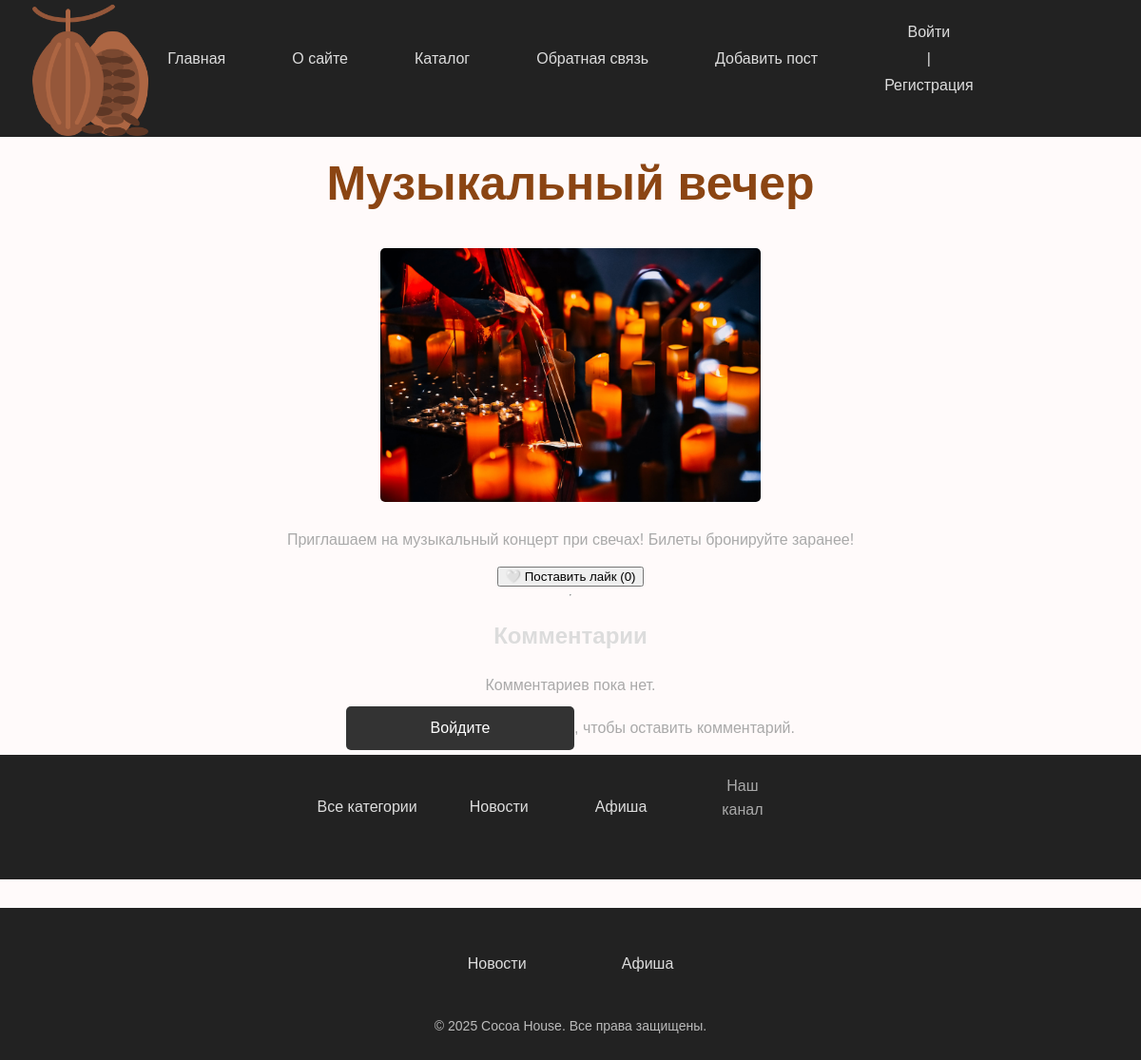
/post/muzykalny-vecher/, run on an earlier commit of the app's database.
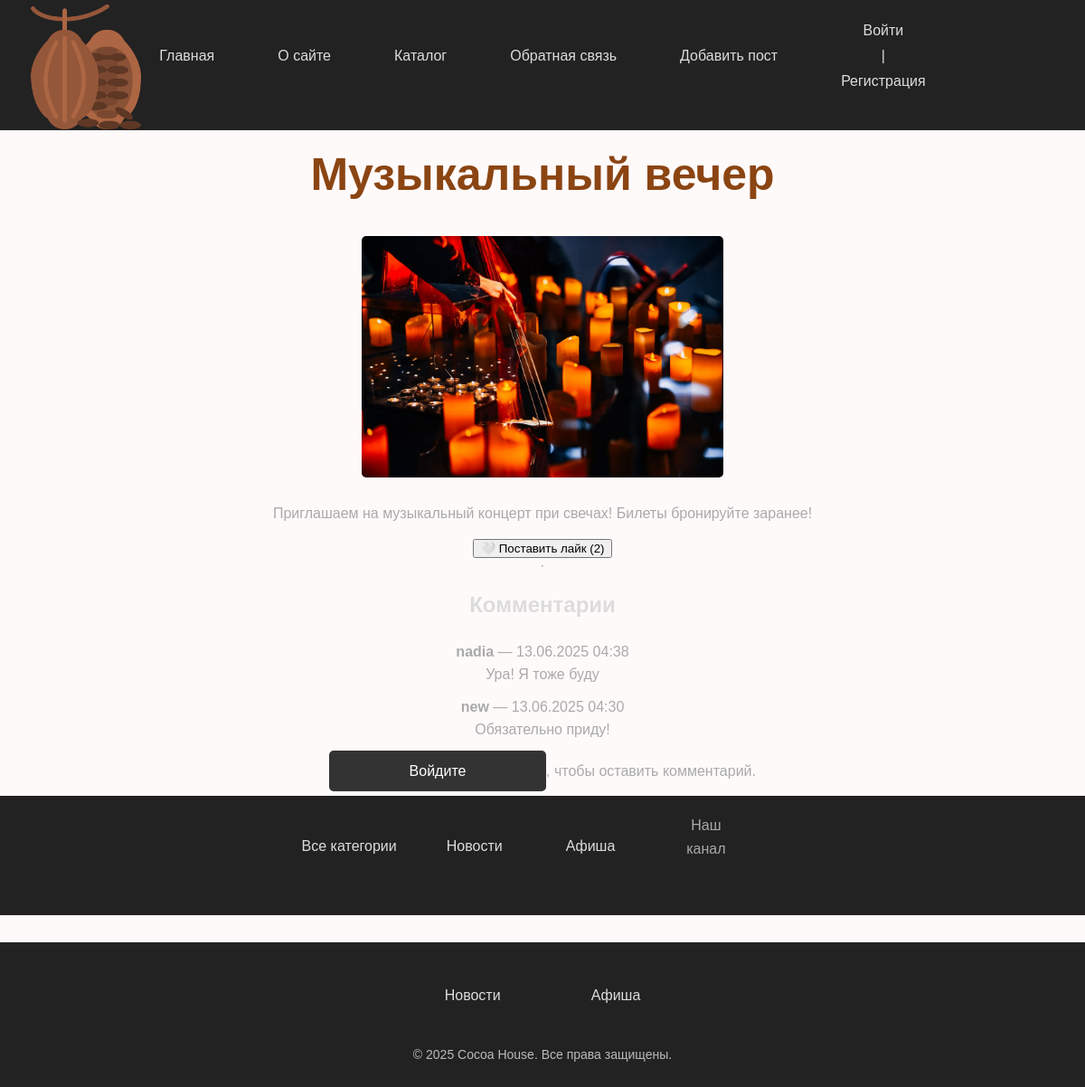
And on a later commit of the database.
### cocoa/models.py (models this page shows, shortened)
class Post(models.Model):
 tags = models.ManyToManyField('TagPost', blank=True,related_name='tags')
 class Status(models.IntegerChoices):
  DRAFT = 0, 'Черновик'
  PUBLISHED = 1, 'Опубликовано'
 title = models.CharField(max_length=255,verbose_name="Заголовок")
 slug = models.SlugField(max_length=255, db_index=True, unique=True)
 content = models.TextField(blank=True, verbose_name="Текст статьи")
 time_create = models.DateTimeField(auto_now_add=True, verbose_name="Время создания")
 time_update = models.DateTimeField(auto_now=True, verbose_name="Время изменения")
 is_published = models.BooleanField(choices=tuple(map(lambda x:(bool(x[0]), x[1]), Status.choices)), default=Status.DRAFT, verbose_name="Статус")
 objects = models.Manager()
 published = PublishedModel()
 cat = models.ForeignKey('Category', on_delete=models.CASCADE, related_name='posts', verbose_name="Категории")
 filial = models.OneToOneField('Filial', on_delete=models.SET_NULL, null=True, blank=True, related_name='Филиал')
 photo = models.FileField(upload_to="photos/%Y/%m/%d/", default=None, blank=True, null=True, verbose_name="Фото")
 author = models.ForeignKey(get_user_model(),on_delete=models.SET_NULL, related_name='posts',null=True, default=None)
 likes = models.ManyToManyField(settings.AUTH_USER_MODEL, related_name='liked_posts', blank=True)
 def total_likes(self):
  return self.likes.count()
 class Meta:
  verbose_name = 'Посты'
  verbose_name_plural = 'Посты'
  ordering = ['-time_create']
  indexes = [
   models.Index(fields=['-time_create']),
  ]

class Category(models.Model):
 name = models.CharField(max_length=100, db_index=True, verbose_name="Категория")
 slug = models.SlugField(max_length=255, unique=True, db_index=True)
 class Meta:
  verbose_name = 'Категория'
  verbose_name_plural = 'Категории'

class Comment(models.Model):
 post = models.ForeignKey(Post, on_delete=models.CASCADE, related_name='comments')
 author = models.ForeignKey(settings.AUTH_USER_MODEL, on_delete=models.CASCADE)
 body = models.TextField()
 created = models.DateTimeField(auto_now_add=True)

### users/models.py (models this page shows)
class User(AbstractUser):
 photo = models.ImageField(upload_to="users/%Y/%m/%d/",blank=True, null=True, verbose_name="Фотография")
 date_birth = models.DateTimeField(blank=True,null=True, verbose_name="Дата рождения")

### cocoa/views.py (the view)
# urls.py: path('post/<slug:post_slug>/', views.ShowPost.as_view(), name='post'),
class ShowPost(DataMixin, DetailView):
 model = Post
 template_name = 'cocoa/post.html'
 slug_url_kwarg = 'post_slug'
 context_object_name = 'post'
 def get_context_data(self, **kwargs):
     context = super().get_context_data(**kwargs)
     post = context['post']
     context = self.get_mixin_context(context, title=post.title)
     context['comments'] = post.comments.all().order_by('-created')
     context['form'] = CommentForm()
     context['liked'] = self.request.user in post.likes.all()
     return context
 def post(self, request, *args, **kwargs):
     self.object = self.get_object()
     post = self.object
     if 'like' in request.POST:
         if request.user.is_authenticated:
             if request.user in post.likes.all():
                 post.likes.remove(request.user)
             else:
                 post.likes.add(request.user)
         return redirect('post', post_slug=post.slug)
     if 'comment' in request.POST:
         form = CommentForm(request.POST)
         if form.is_valid() and request.user.is_authenticated:
             comment = form.save(commit=False)
             comment.post = post
             comment.author = request.user
             comment.save()
         return redirect('post', post_slug=post.slug)
     return redirect('post', post_slug=post.slug)
 def get_object(self, queryset=None):
     return get_object_or_404(Post.published,slug=self.kwargs[self.slug_url_kwarg])

### cocoa/models.py (called while the page is built)
 def get_queryset(self):
  return super().get_queryset().filter(is_published=Post.Status.PUBLISHED)

### cocoa/templatetags/cocoa_tags.py (called while the page is built)
@register.simple_tag(name='getcats')
def get_categories():
 return Category.objects.all()

@register.inclusion_tag('cocoa/list_categories.html')
def show_categories(cat_selected_id=0):
 cats = Category.objects.all()
 return {"cats": cats, "cat_selected":cat_selected_id}

@register.inclusion_tag('cocoa/list_tags.html')
def show_all_tags():
 return {"tags": TagPost.objects.all()}

@register.simple_tag
def get_menu():
 return views.main_menu

### cocoa/utils.py (called while the page is built)
    def get_mixin_context(self, context, **kwargs):
        if self.title_page:
            context['title'] = self.title_page
        context['cat_selected'] = None
        context.update(kwargs)
        return context

### users/context_processors.py (called while the page is built)
def get_cocoa_context(request):
 return {'mainmenu': main_menu}

### cocoa/templates/cocoa/post.html (shortened to what this page needs)
{% extends 'base.html' %}
{% block content %}
<h1>{{ post.title }}</h1>
{% if post.photo %}
<p><img class="img-article-left" src="{{ post.photo.url }}" style="max-width: 400px; height: auto; border-radius: 5px;"></p>
{% endif %}
<p>{{ post.content|linebreaks }}</p>
<form method="post">
    <button type="submit" name="like">
        {% if liked %}
            ❤️ Убрать лайк
        {% else %}
            🤍 Поставить лайк
        {% endif %}
        ({{ post.total_likes }})
    </button>
</form>
<hr>
<h2>Комментарии</h2>
{% for comment in comments %}
    <p><strong>{{ comment.author }}</strong> — {{ comment.created|date:"d.m.Y H:i" }}<br>
    {{ comment.body }}</p>
{% empty %}
    <p>Комментариев пока нет.</p>
{% endfor %}
{% if user.is_authenticated %}
<h3 style="text-align: center;">Оставить комментарий</h3>
<form method="post" style="max-width: 600px; margin: 0 auto;">
    {% csrf_token %}
    <div>
        <label for="{{ form.body.id_for_label }}">Текст комментария</label><br>
        {{ form.body }}
    </div>
    <div style="text-align: center; margin-top: 10px;">
        <button type="submit" name="comment">Отправить комментарий</button>
    </div>
</form>
{% else %}
<p><a href="{% url 'login' %}?next={{ request.path }}">Войдите</a>, чтобы оставить комментарий.</p>
{% endif %}
{% endblock %}

### templates/base.html (shortened to what this page needs)
<!DOCTYPE html>
{% load static %}
{% load cocoa_tags %}
{% load menu_tags %}
{% getcats as categories %}
{% get_menu as main_menu %}
<html>
<head>
    <link type="text/css" href="{% static 'cocoa/css/styles.css' %}" rel="stylesheet" />
</head>
<body>
<div class="header">
   <ul id="mainmenu" class="mainmenu">
    <li class="logo">
        <a href="{% url 'home' %}">
            <img src="{% static 'cocoa/images/cocoa.png' %}" alt="Логотип" class="logo">
        </a>
    </li>
    <li><a href="{% url 'home' %}">Главная</a></li>
    {% for m in mainmenu %}
        <li><a href="{% url m.url_name %}">{{ m.title }}</a></li>
    {% endfor %}
    {% if user.is_authenticated %}
        <li class="last">
            <a href="{% url 'users:profile' %}">{{ user.username }}</a> |
            <form action="{% url 'users:logout' %}" method="post" style="display:inline;">
                {% csrf_token %}
                <button type="submit" style="background:none; border:none; padding:0; color:#ddd; cursor:pointer;">
                    Выйти
                </button>
            </form>
        </li>
    {% else %}
        <li class="last">
            <a href="{% url 'users:login' %}">Войти</a> |
            <a href="{% url 'users:register' %}">Регистрация</a>
        </li>
    {% endif %}
</ul>
</div>
{% block content %}
{% endblock %}
<td valign="top" class="left-chapters">
    <ul id="leftchapters">
        {% if cat_selected == 0 or cat_selected is None %}
            <li class="selected">Все категории</li>
        {% else %}
            <li><a href="{% url 'home' %}">Все категории</a></li>
        {% endif %}
        {% show_categories cat_selected_id=cat_selected %}
        <li class="share">
            <p>Наш канал</p>
            <a class="share-yt" href="..." target="_blank" rel="nofollow"></a>
        </li>
        <li>{% show_all_tags %}</li>
    </ul>
</td>
<footer class="footer">
    <div class="footer-container">
        <ul class="footer-categories">
            {% for cat in categories %}
                <li><a href="{% url 'category' cat.id %}">{{ cat.name }}</a></li>
            {% endfor %}
        </ul>
        <p>&copy; 2025 Cocoa House. Все права защищены.</p>
    </div>
</footer>
</body>
</html>

### cocoa/templates/cocoa/list_categories.html
{% for cat in cats %}
 {% if cat.id == cat_selected %}
 <li
class="selected">{{cat.name}}</li>
 {% else %}
 <li><a href="{{ cat.get_absolute_url
}}">{{cat.name}}</a></li>
 {% endif %}
{% endfor %}

What changed in the data, as far as the page shows it:
computed for Post "Музыкальный вечер": total_likes "0" → "2"
added Comment: author "nadia", created "13.06.2025 04:38", body "Ура! Я тоже буду"
added Comment: author "new", created "13.06.2025 04:30", body "Обязательно приду!"
Also different on the page:
text no longer shown: "Комментариев пока нет."
